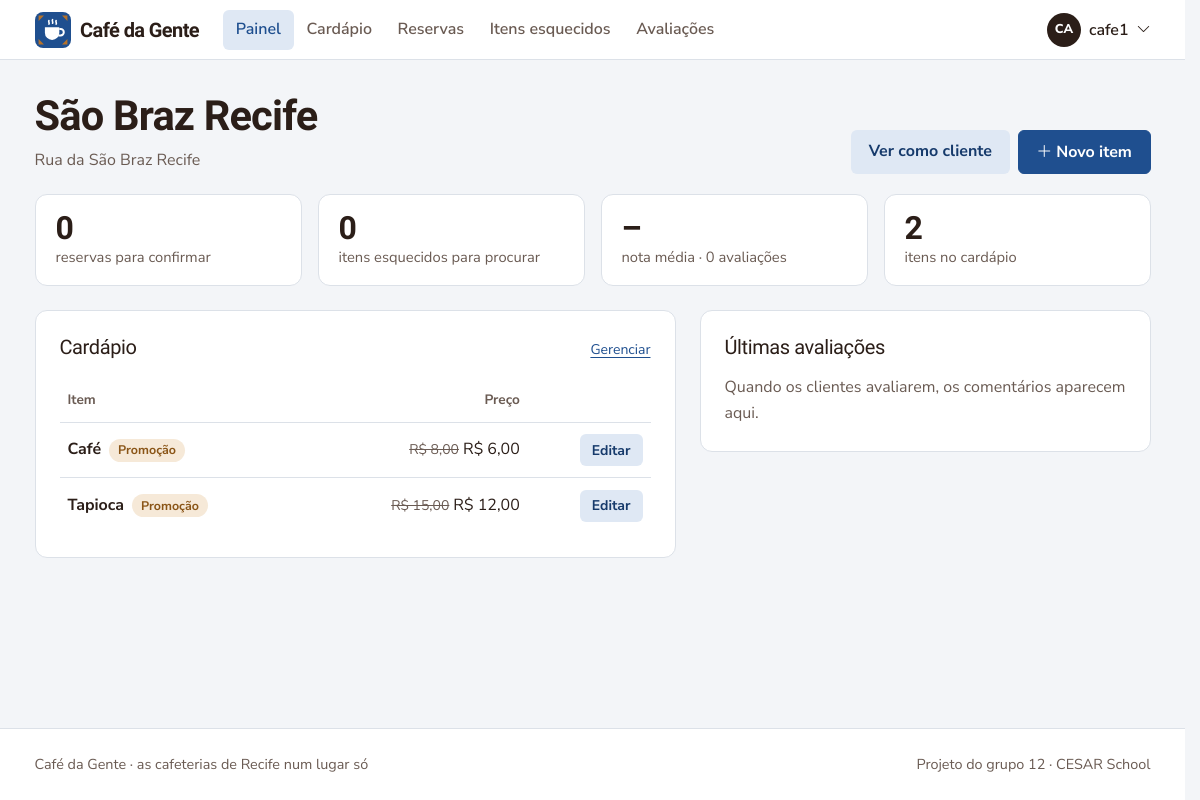
The page /homepagecafe/ (signed in) on the database its author committed.
### coffee12app/models.py (models this page shows, shortened)
class CustomUser(AbstractUser):
    phone_number = models.CharField(max_length=15, blank=True)
    COFFEEADMIN = 'CM'
    CLIENT = 'CL'
    ZONANORTE = 'ZN'
    ZONASUL = 'ZS'
    ZONAOESTE = 'ZO'
    CENTRO = 'CE'
    NAOIDENTIFICAR = 'NI'
    ROLES = [
        (COFFEEADMIN, 'Administrador de Café'),
        (CLIENT, 'Cliente')
    ]
    LOCALIDADES = [
        (ZONANORTE, 'Zona Norte'),
        (ZONASUL, 'Zona Sul'),
        (ZONAOESTE, 'Zona Oeste'),
        (CENTRO, 'Centro'),
        (NAOIDENTIFICAR, 'Não Identificar')
    ]
    role = models.CharField(
        max_length=2,
        choices=ROLES,
        default=CLIENT,
    )
    localidade = models.CharField(
        max_length=2,
        choices=LOCALIDADES,
        default=NAOIDENTIFICAR,
    )
    cafeteria = models.ForeignKey('Estabelecimento', on_delete=models.PROTECT, null=True, blank=True)
    possui_estabelecimento = models.BooleanField(default=False)
    cafeteria_favorita = models.ManyToManyField('Estabelecimento', blank=True, related_name='cafeterias_favoritas')

class Estabelecimento(models.Model):
    nome = models.CharField(max_length=100)
    endereco = models.CharField(max_length=200)
    telefone = models.CharField(max_length=15)
    proprietario = models.ForeignKey(CustomUser, on_delete=models.CASCADE)
    descricao_horario = models.CharField(max_length=200, default='')
    @property
    def rating_average(self):
        avg = self.feedback_set.aggregate(Avg('rating'))['rating__avg']
        return round(avg, 1) if avg is not None else None

class Prato(models.Model):
    nome = models.CharField(max_length=100)
    descricao = models.TextField()
    preco = models.DecimalField(max_digits=6, decimal_places=2)
    preco_promocional = models.DecimalField(max_digits=6, decimal_places=2, null=True, blank=True)
    estabelecimento = models.ForeignKey(Estabelecimento, on_delete=models.CASCADE)
    prato_principal = models.BooleanField(default=False)
    @property
    def em_promocao(self):
        return self.preco_promocional is not None and self.preco_promocional < self.preco

### coffee12app/views.py (the view)
# urls.py: path('homepagecafe/', views.HomepageCafe, name='homepagecafe'),  # Rota para a página inicial
@apenas_donos
def HomepageCafe(request):
    cafeteria = cafeteria_do_usuario(request.user)
    contexto = {'cafeteria': cafeteria}
    if cafeteria:
        contexto.update({
            'pratos': Prato.objects.filter(estabelecimento=cafeteria).order_by('-prato_principal', 'nome'),
            'rating_average': cafeteria.rating_average,
            'total_avaliacoes': Feedback.objects.filter(cafeteria=cafeteria).count(),
            'reservas_pendentes': Reserva.objects.filter(
                cafe=cafeteria, status=Reserva.PENDENTE, data_hora__gte=timezone.now()).count(),
            'itens_pendentes': ItemEsquecido.objects.filter(
                cafeteria=cafeteria, status=ItemEsquecido.PENDENTE).count(),
            'ultimos_feedbacks': Feedback.objects.filter(cafeteria=cafeteria)
                .select_related('user').order_by('-created_at')[:3],
        })
    return render(request, 'homepagecafe.html', contexto)

### coffee12app/context_processors.py (called while the page is built)
def navegacao(request):
    user = getattr(request, 'user', None)
    match = getattr(request, 'resolver_match', None)
    contexto = {'rota_atual': match.url_name if match else ''}
    if not user or not user.is_authenticated:
        return contexto
    eh_dono = user.role == CustomUser.COFFEEADMIN
    contexto['eh_dono_cafe'] = eh_dono
    if eh_dono:
        cafeteria = user.cafeteria
        contexto['minha_cafeteria'] = cafeteria
        if cafeteria:
            contexto['nav_reservas_pendentes'] = Reserva.objects.filter(
                cafe=cafeteria, status=Reserva.PENDENTE, data_hora__gte=timezone.now()).count()
            contexto['nav_itens_pendentes'] = ItemEsquecido.objects.filter(
                cafeteria=cafeteria, status=ItemEsquecido.PENDENTE).count()
    return contexto

### coffee12app/templatetags/cafe_tags.py (called while the page is built)
@register.filter
def brl(valor):
    if valor is None or valor == '':
        return ''
    try:
        valor = Decimal(valor)
    except (InvalidOperation, TypeError, ValueError):
        return valor
    texto = f'{valor:,.2f}'.replace(',', 'X').replace('.', ',').replace('X', '.')
    return f'R$ {texto}'

@register.filter
def iniciais(nome):
    partes = [p for p in str(nome).replace('_', ' ').replace('.', ' ').split() if p]
    if not partes:
        return '?'
    if len(partes) == 1:
        return partes[0][:2].upper()
    return (partes[0][0] + partes[-1][0]).upper()

### coffee12app/views.py (called while the page is built)
def cafeteria_do_usuario(user):
    if user.cafeteria_id:
        return user.cafeteria
    return Estabelecimento.objects.filter(proprietario=user).first()

def apenas_donos(view):
    @wraps(view)
    @login_required
    def wrapper(request, *args, **kwargs):
        if request.user.role != CustomUser.COFFEEADMIN:
            messages.info(request, 'Essa área é para donos de cafeteria.')
            return redirect('homepage')
        return view(request, *args, **kwargs)
    return wrapper

### templates/homepagecafe.html (shortened to what this page needs)
{% extends 'base.html' %}
{% load cafe_tags %}
{% block conteudo %}
<div class="container">
{% if not cafeteria %}
  <div class="cabecalho">
    <h1>Boas-vindas, {{ user.username }}.</h1>
    <p>Falta só um passo para sua cafeteria aparecer para os clientes.</p>
  </div>
  <div class="vazio-box">
    <div class="selo azulejo-3" aria-hidden="true"></div>
    <h2>Cadastre sua cafeteria</h2>
    <p>Informe nome, endereço, telefone e horário. Depois você monta o cardápio e começa a receber reservas.</p>
    <a class="btn btn-primary" href="{% url 'cadastrarEstabelecimento' %}">Cadastrar cafeteria</a>
  </div>
{% else %}
  <div class="cabecalho d-flex flex-wrap justify-content-between align-items-end gap-3">
    <div>
      <h1>{{ cafeteria.nome }}</h1>
      <p>{{ cafeteria.endereco }}{% if cafeteria.descricao_horario %} · {{ cafeteria.descricao_horario }}{% endif %}</p>
    </div>
    <div class="acoes">
      <a class="btn btn-claro" href="{% url 'perfilCafeteria' cafeteria.id %}">Ver como cliente</a>
      <a class="btn btn-primary" href="{% url 'cadastrarPrato' %}"><i class="bi bi-plus-lg me-1" aria-hidden="true"></i>Novo item</a>
    </div>
  </div>
  <div class="indicadores mb-4">
    <a class="indicador {% if reservas_pendentes %}chama{% endif %}" href="{% url 'reserva_listar' %}">
      <div class="valor">{{ reservas_pendentes }}</div>
      <div class="rotulo">reserva{{ reservas_pendentes|pluralize }} para confirmar</div>
    </a>
    <a class="indicador {% if itens_pendentes %}chama{% endif %}" href="{% url 'solicitacoes' %}">
      <div class="valor">{{ itens_pendentes }}</div>
      <div class="rotulo">ite{{ itens_pendentes|pluralize:"m,ns" }} esquecido{{ itens_pendentes|pluralize }} para procurar</div>
    </a>
    <a class="indicador" href="{% url 'verFeedbacks' cafeteria.id %}">
      <div class="valor">{% if rating_average %}{{ rating_average|nota }}{% else %}–{% endif %}</div>
      <div class="rotulo">nota média · {{ total_avaliacoes }} avaliaç{{ total_avaliacoes|pluralize:"ão,ões" }}</div>
    </a>
    <a class="indicador" href="{% url 'excluirPrato' %}">
      <div class="valor">{{ pratos|length }}</div>
      <div class="rotulo">ite{{ pratos|length|pluralize:"m,ns" }} no cardápio</div>
    </a>
  </div>
  <div class="row g-4">
    <div class="col-lg-7">
      <section class="painel">
        <div class="painel-titulo">
          <h2 class="h5">Cardápio</h2>
          <a class="small" href="{% url 'excluirPrato' %}">Gerenciar</a>
        </div>
        {% if pratos %}
          <table class="tabela-menu">
            <thead><tr><th scope="col">Item</th><th scope="col" class="num">Preço</th><th scope="col"><span class="visually-hidden">Ações</span></th></tr></thead>
            <tbody>
            {% for prato in pratos %}
              <tr>
                <td>
                  <strong>{{ prato.nome }}</strong>
                  {% if prato.em_promocao %}<span class="etiqueta etiqueta-promo ms-1">Promoção</span>{% endif %}
                </td>
                <td class="num">
                  {% if prato.em_promocao %}<s class="texto-suave small me-1">{{ prato.preco|brl }}</s>{{ prato.preco_promocional|brl }}{% else %}{{ prato.preco|brl }}{% endif %}
                </td>
                <td class="num"><a class="btn btn-claro btn-sm" href="{% url 'editarPrato' prato.id %}">Editar</a></td>
              </tr>
            {% endfor %}
            </tbody>
          </table>
        {% else %}
          <p class="texto-suave">Seu cardápio está vazio. Clientes veem os itens e as promoções na página da cafeteria.</p>
          <a class="btn btn-primary btn-sm" href="{% url 'cadastrarPrato' %}">Adicionar o primeiro item</a>
        {% endif %}
      </section>
    </div>
    <div class="col-lg-5">
      <section class="painel">
        <div class="painel-titulo">
          <h2 class="h5">Últimas avaliações</h2>
        </div>
        {% for fb in ultimos_feedbacks %}
          {% include 'partials/avaliacao.html' %}
        {% empty %}
          <p class="texto-suave mb-0">Quando os clientes avaliarem, os comentários aparecem aqui.</p>
        {% endfor %}
      </section>
    </div>
  </div>
{% endif %}
</div>
{% endblock %}

### templates/base.html (shortened to what this page needs)
{% load static cafe_tags %}<!doctype html>
<html lang="pt-BR">
<head>
  <link href="https://cdn.jsdelivr.net/npm/bootstrap@5.3.3/dist/css/bootstrap.min.css" rel="stylesheet">
  <link href="https://cdn.jsdelivr.net/npm/bootstrap-icons@1.11.3/font/bootstrap-icons.min.css" rel="stylesheet">
  <link href="{% static 'css/app.css' %}" rel="stylesheet">
</head>
<body>
  <header class="barra">
    <nav class="navbar navbar-expand-lg">
      <div class="container">
        {% if user.is_authenticated %}
          <a class="marca" href="{% if eh_dono_cafe %}{% url 'homepagecafe' %}{% else %}{% url 'homepage' %}{% endif %}">
        {% else %}
          <a class="marca" href="{% url 'inicio' %}">
        {% endif %}
            Café da Gente
          </a>
        {% if user.is_authenticated %}
          <div class="collapse navbar-collapse" id="menu">
            <ul class="navbar-nav ms-lg-4 me-auto">
              {% if eh_dono_cafe %}
                <li class="nav-item"><a class="nav-link {% if rota_atual == 'homepagecafe' %}ativo{% endif %}" href="{% url 'homepagecafe' %}">Painel</a></li>
                {% if minha_cafeteria %}
                  <li class="nav-item"><a class="nav-link {% if rota_atual == 'excluirPrato' or rota_atual == 'cadastrarPrato' or rota_atual == 'editarPrato' %}ativo{% endif %}" href="{% url 'excluirPrato' %}">Cardápio</a></li>
                  <li class="nav-item"><a class="nav-link " href="{% url 'reserva_listar' %}">Reservas</a></li>
                  <li class="nav-item"><a class="nav-link " href="{% url 'solicitacoes' %}">Itens esquecidos</a></li>
                  <li class="nav-item"><a class="nav-link {% if rota_atual == 'verFeedbacks' %}ativo{% endif %}" href="{% url 'verFeedbacks' minha_cafeteria.id %}">Avaliações</a></li>
                {% endif %}
              {% endif %}
            </ul>
            <div class="dropdown">
              <button class="btn p-0 border-0 d-flex align-items-center gap-2" type="button" data-bs-toggle="dropdown" aria-expanded="false">
                <span class="avatar" aria-hidden="true">{{ user.username|iniciais }}</span>
                <span class="fw-semibold">{{ user.username }}</span>
                <i class="bi bi-chevron-down small" aria-hidden="true"></i>
              </button>
            </div>
          </div>
        {% endif %}
      </div>
    </nav>
  </header>
  <main id="conteudo">
    {% block conteudo %}{% endblock %}
  </main>
  {% block rodape %}
  <footer class="rodape">
    <div class="container d-flex flex-wrap justify-content-between gap-2">
      <span>Café da Gente · as cafeterias de Recife num lugar só</span>
      <span>Projeto do grupo 12 · CESAR School</span>
    </div>
  </footer>
  {% endblock %}
</body>
</html>

### coffee12app/static/css/app.css (style rules this page uses)
:root { --porcelana: #F3F5F8; --superficie: #FFFFFF; --azulejo: #1F4F8F; --azulejo-escuro: #163A6B; --azulejo-claro: #DFE8F4; --torra: #2B1E18; --torra-suave: #6A5B53; --caramelo: #B5722A; --caramelo-claro: #F6E9D8; --folha: #2E7550; --folha-clara: #E2F1E8; --cereja: #A93A30; --cereja-clara: #F8E4E1; --linha: #DCE1E8; --fonte-titulo: 'Bricolage Grotesque', system-ui, sans-serif; --fonte-texto: 'Nunito Sans', system-ui, sans-serif; --raio-sm: 6px; --raio: 12px; --sombra: 0 1px 2px rgba(31, 79, 143, .06), 0 4px 16px rgba(31, 79, 143, .06); --bs-body-bg: var(--porcelana); --bs-body-color: var(--torra); --bs-body-font-family: var(--fonte-texto); --bs-link-color: var(--azulejo); --bs-link-color-rgb: 31, 79, 143; --bs-link-hover-color: var(--azulejo-escuro); --bs-link-hover-color-rgb: 22, 58, 107; --bs-border-color: var(--linha); --bs-primary: var(--azulejo); --bs-primary-rgb: 31, 79, 143; --bs-focus-ring-color: rgba(31, 79, 143, .3); }
body { font-family: var(--fonte-texto); font-size: 1rem; line-height: 1.6; color: var(--torra); background: var(--porcelana); min-height: 100vh; display: flex; flex-direction: column; }
main { flex: 1; }
h1, h2, h3, h4, .titulo { font-family: var(--fonte-titulo); font-weight: 700; letter-spacing: -0.02em; line-height: 1.15; color: var(--torra); }
h1 { font-size: clamp(1.9rem, 1.4rem + 2vw, 2.6rem); }
h2 { font-size: 1.5rem; }
.texto-suave { color: var(--torra-suave); }
a { text-underline-offset: 3px; }
.btn { font-weight: 700; border-radius: var(--raio-sm); padding: .55rem 1.1rem; }
.btn-primary { --bs-btn-bg: var(--azulejo); --bs-btn-border-color: var(--azulejo); --bs-btn-hover-bg: var(--azulejo-escuro); --bs-btn-hover-border-color: var(--azulejo-escuro); --bs-btn-active-bg: var(--azulejo-escuro); --bs-btn-active-border-color: var(--azulejo-escuro); --bs-btn-disabled-bg: var(--azulejo); }
.btn-claro { background: var(--azulejo-claro); color: var(--azulejo-escuro); border: 0; }
.btn-sm { padding: .35rem .75rem; font-size: .875rem; }
.barra { background: var(--superficie); border-bottom: 1px solid var(--linha); }
.barra .navbar { padding: .6rem 0; }
.marca { display: flex; align-items: center; gap: .6rem; font-family: var(--fonte-titulo); font-weight: 800; font-size: 1.25rem; color: var(--torra); text-decoration: none; letter-spacing: -0.03em; }
.barra .nav-link { color: var(--torra-suave); font-weight: 600; padding: .45rem .8rem !important; border-radius: var(--raio-sm); }
.barra .nav-link.ativo { color: var(--azulejo); background: var(--azulejo-claro); }
.avatar { width: 34px; height: 34px; border-radius: 50%; display: inline-grid; place-items: center; background: var(--torra); color: #fff; font-size: .8rem; font-weight: 800; }
.cabecalho { padding: 2rem 0 1.25rem; }
.cabecalho p { margin: .4rem 0 0; color: var(--torra-suave); }
.cabecalho .acoes { display: flex; gap: .5rem; flex-wrap: wrap; }
.painel { background: var(--superficie); border: 1px solid var(--linha); border-radius: var(--raio); padding: 1.5rem; }
.painel-titulo { display: flex; align-items: baseline; justify-content: space-between; gap: 1rem; margin-bottom: 1rem; }
.painel-titulo h2, .painel-titulo h3 { margin: 0; }
.etiqueta { display: inline-block; padding: .1rem .55rem; border-radius: 999px; font-size: .78rem; font-weight: 700; background: var(--porcelana); color: var(--torra-suave); }
.etiqueta-promo { background: var(--caramelo-claro); color: #8a5517; }
.indicadores { display: grid; grid-template-columns: repeat(auto-fit, minmax(170px, 1fr)); gap: 1rem; }
.indicador { background: var(--superficie); border: 1px solid var(--linha); border-radius: var(--raio); padding: 1rem 1.25rem; text-decoration: none; color: inherit; display: block; }
.indicador .valor { font-family: var(--fonte-titulo); font-size: 2rem; font-weight: 800; line-height: 1.1; }
.indicador .rotulo { color: var(--torra-suave); font-size: .92rem; }
.tabela-menu { width: 100%; }
.tabela-menu td, .tabela-menu th { padding: .7rem .5rem; border-bottom: 1px solid var(--linha); vertical-align: middle; }
.tabela-menu th { font-size: .85rem; color: var(--torra-suave); font-weight: 700; }
.tabela-menu tr:last-child td { border-bottom: 0; }
.tabela-menu .num { text-align: right; white-space: nowrap; }
.rodape { margin-top: 4rem; border-top: 1px solid var(--linha); background: var(--superficie); padding: 1.5rem 0; font-size: .9rem; color: var(--torra-suave); }
html { scrollbar-gutter: stable; }

### rows shown on the page
CustomUser: username|iniciais "CA", username "cafe1"
Estabelecimento: nome "São Braz Recife", endereco "Rua da São Braz Recife"
Prato: nome "Café", shows "Promoção", preco|brl "R$ 8,00", preco_promocional|brl "R$ 6,00"
Prato: nome "Tapioca", shows "Promoção", preco|brl "R$ 15,00", preco_promocional|brl "R$ 12,00"

### other values the page prints
{{ reservas_pendentes }} "0"
{{ itens_pendentes }} "0"
{{ total_avaliacoes }} "0"
{{ pratos|length }} "2"
